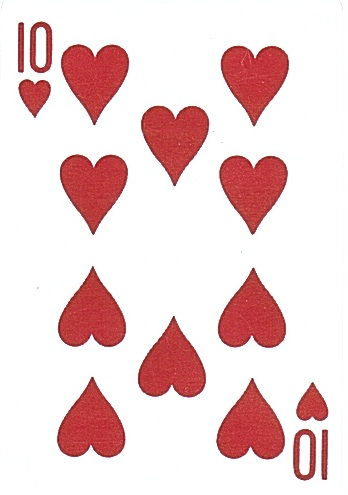
#> input picture data/Heart10.jpg, 348 x 495 px
$ python 0501.py
#> lines starting #> are read from the running program, lines starting #| are printed output that depends on the picture; after the words box and inside, x2 and y2 are one past the last pixel; in counts of white or black regions, pixels touching at a corner belong together
# 0501.py
import cv2
import numpy as np
import os

# 현재 스크립트가 실행되는 디렉터리를 가져옵니다.
current_dir = os.path.dirname(os.path.abspath(__file__))

# 이미지 파일의 절대 경로를 생성합니다.
img_path = os.path.join(current_dir, 'data','Heart10.jpg')

src = cv2.imread(img_path, cv2.IMREAD_GRAYSCALE)
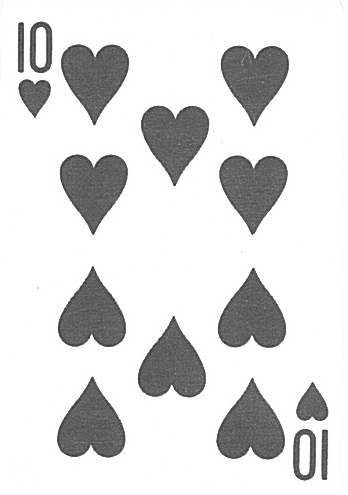
#> src: shape (495, 348); min 39, max 255, mean 219.5

# src = cv2.imread('/data/heart10.jpg', cv2.IMREAD_GRAYSCALE)
cv2.imshow('src',  src)

# 임계값을 수정하여 넣는 함수 - (이미지, 임계값, 최대값, 함수)
ret, dst = cv2.threshold(src, 120, 255, cv2.THRESH_BINARY)
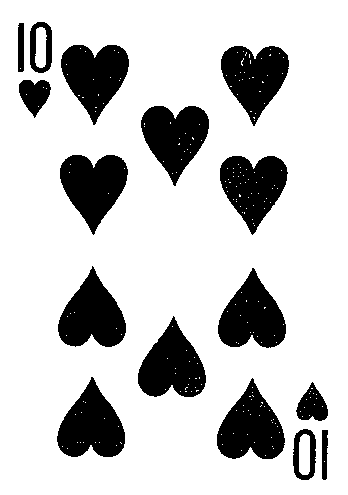
#> dst: shape (495, 348); 78.6% white; 16 black regions, largest, box (x1, y1, x2, y2) and area: (57, 377, 125, 457) 3386, (60, 155, 128, 235) 3375, (217, 378, 285, 459) 3369
print('ret=', ret)
cv2.imshow('dst',  dst)

# 자동으로 임계값을 정해주는 함수
ret2, dst2 = cv2.threshold(src, 200, 255,
                             cv2.THRESH_BINARY+cv2.THRESH_OTSU)
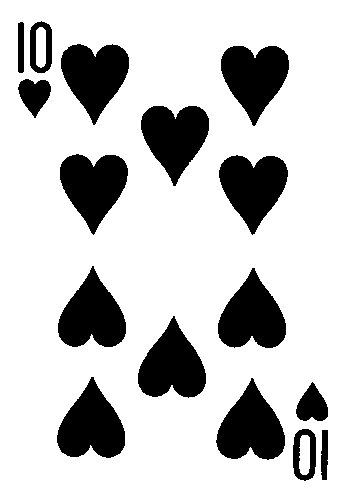
#> dst2: shape (495, 348); 78% white; 16 black regions, largest, box (x1, y1, x2, y2) and area: (216, 378, 285, 460) 3466, (57, 377, 125, 458) 3456, (138, 316, 206, 398) 3445
#> ret2 = 175
print('ret2=', ret2)
#| ret2= 175.0
cv2.imshow('dst2',  dst2)

cv2.waitKey()
cv2.destroyAllWindows()
